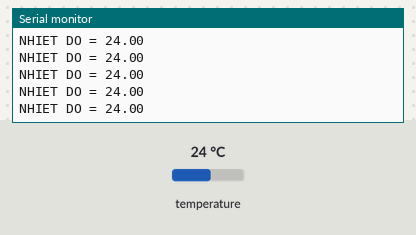
Recording of a sketch running on a simulated Arduino Uno, built with avr-gcc and run on an emulated ATmega328P. Shown: the last lines printed to the serial monitor. Inputs (shaded band) come from the test bench; at power-on: temperature 24 °C.

Above: at 1.2 s.
1.3 s: temperature set to 12 °C
At 2.2 s:
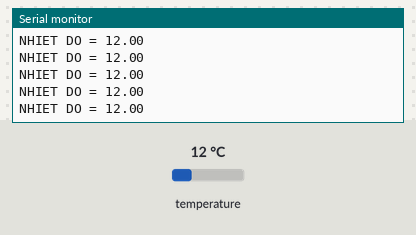
2.8 s: temperature set to 19 °C
At 3.8 s:
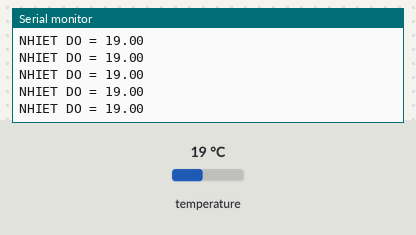
7.3 s: temperature set to 2 °C
At 7.9 s:
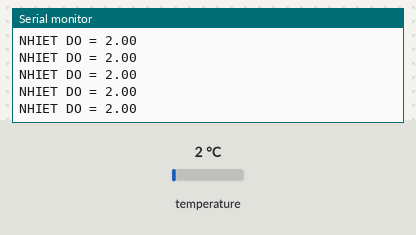
10.3 s: temperature set to 28 °C
At 11.3 s:
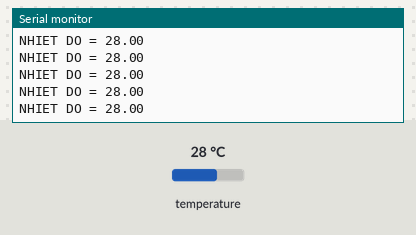
13.3 s: temperature set to 7 °C
At 14.1 s:
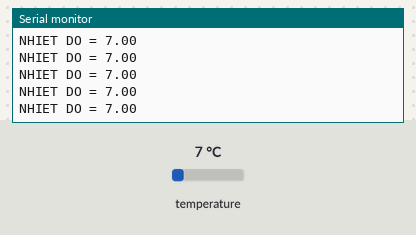
Timing chart, 0 to 16.3 s (numbered marks = the images above; inputs shaded):
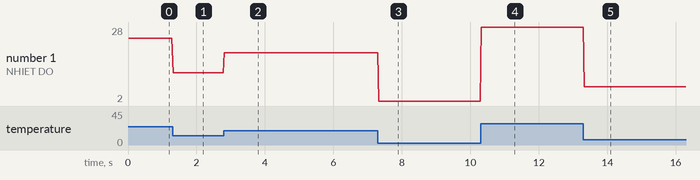

The sketch:

DS18b20_NO_DELAY.ino
```cpp
#include <OneWire.h>
OneWire  ds(3);  // on signal pin (a single 4.7K resistor is necessary)

void setup(void) {
  Serial.begin(9600);
}

void loop(void) {
  byte i;
  byte present = 0;
  byte type_s;
  byte data[12];
  byte addr[8];
  float celsius, fahrenheit;

  if ( !ds.search(addr)) {
    ds.reset_search();
    return;
  }
  for( i = 0; i < 8; i++) {
  }

  if (OneWire::crc8(addr, 7) != addr[7]) {

      return;
  }


  // the first ROM byte indicates which chip
  switch (addr[0]) {
    case 0x10:

      type_s = 1;
      break;
    case 0x28:

      type_s = 0;
      break;
    case 0x22:

      type_s = 0;
      break;
    default:

      return;
  }

  ds.reset();
  ds.select(addr);
  ds.write(0x44, 1);        // start conversion, with parasite power on at the end

  //delay(1000);     // maybe 750ms is enough, maybe not
  // we might do a ds.depower() here, but the reset will take care of it.

  present = ds.reset();
  ds.select(addr);
  ds.write(0xBE);         // Read Scratchpad


  for ( i = 0; i < 9; i++) {           // we need 9 bytes
    data[i] = ds.read();

  }


  int16_t raw = (data[1] << 8) | data[0];
  if (type_s) {
    raw = raw << 3; // 9 bit resolution default
    if (data[7] == 0x10) {
      // "count remain" gives full 12 bit resolution
      raw = (raw & 0xFFF0) + 12 - data[6];
    }
  } else {
    byte cfg = (data[4] & 0x60);
    // at lower res, the low bits are undefined, so let's zero them
    if (cfg == 0x00) raw = raw & ~7;  // 9 bit resolution, 93.75 ms
    else if (cfg == 0x20) raw = raw & ~3; // 10 bit res, 187.5 ms
    else if (cfg == 0x40) raw = raw & ~1; // 11 bit res, 375 ms
  }
  celsius = (float)raw / 16.0;
  fahrenheit = celsius * 1.8 + 32.0;
  Serial.print("NHIET DO = ");
  Serial.println(celsius);

}
```

Measured:
- after the input at 1.3 s, the serial monitor: prints a new line at once (image 1)
- after the input at 2.8 s, the serial monitor: prints a new line at once (image 2)
- after the input at 7.3 s, the serial monitor: prints a new line at once (image 3)
- after the input at 10.3 s, the serial monitor: prints a new line at once (image 4)
- after the input at 13.3 s, the serial monitor: prints a new line at once (image 5)
- plotted number 1: 24 → 12 after the input at 1.3 s, 12 → 19 after the input at 2.8 s, 19 → 2 after the input at 7.3 s, 2 → 28 after the input at 10.3 s, 28 → 7 after the input at 13.3 s
